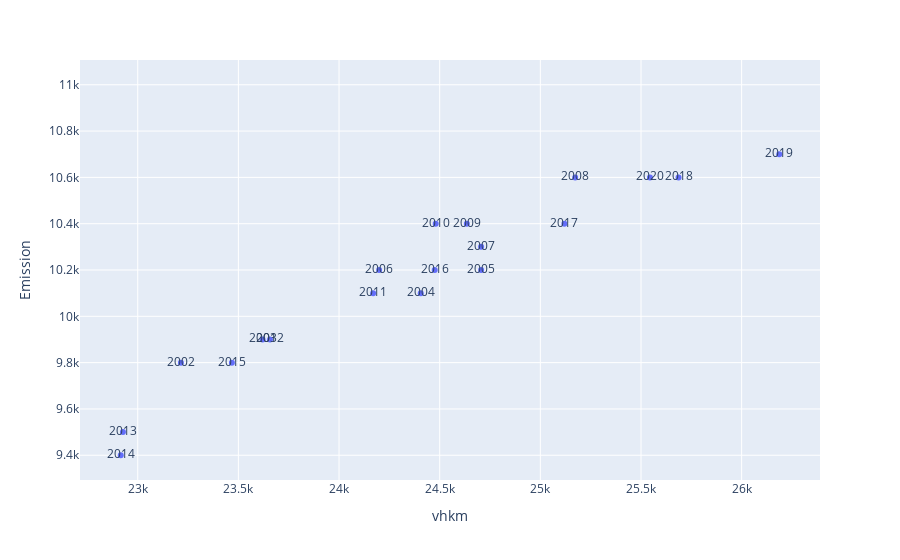

Notebook source saved alongside this figure:
### Code cell
car_data_PM10 = car_data[car_data["Emission Type"] == "Carbon dioxide (CO2)"]
car_data_PM10 = car_data_PM10[car_data_PM10["Year"] >= 2002]
# car_data_PM10 = car_data_PM10[car_data_PM10["Year"] <= 2020]

car_data_PM10_hm = car_data_PM10.corr(method="pearson")
sns.heatmap(car_data_PM10_hm, annot=True)

px.scatter(car_data_PM10, x="vhkm", y="Emission", text="Year")

### Figure 1 — Plotly figure (JSON) as saved in the notebook; plotly's stock layout.template omitted (floating-point values rounded to 4 significant figures)
{"data": [{"hovertemplate": "vhkm=%{x}<br>Emission=%{y}<br>Year=%{text}<extra></extra>", "legendgroup": "", "marker": {"color": "#636efa", "symbol": "circle"}, "mode": "markers+text", "name": "", "orientation": "v", "showlegend": false, "text": [2002, 2003, 2004, 2005, 2006, 2007, 2008, 2009, 2010, 2011, 2012, 2013, 2014, 2015, 2016, 2017, 2018, 2019, 2020, 2021], "type": "scatter", "x": [23210.0, 23620.0, 24410.0, 24710.0, 24200.0, 24710.0, 25173, 24630.0, 24480.0, 24170.0, 23660.0, 22930.0, 22920.0, 23470.0, 24480.0, 25120.0, 25690.0, 26190.0, 25540.0, null], "xaxis": "x", "y": [9800, 9900, 10100, 10200, 10200, 10300, 10600, 10400, 10400, 10100, 9900, 9500, 9400, 9800, 10200, 10400, 10600, 10700, 10600, 11000], "yaxis": "y"}], "layout": {"autosize": true, "legend": {"tracegroupgap": 0}, "margin": {"t": 60}, "xaxis": {"anchor": "y", "autorange": true, "domain": [0, 1], "range": [22710.0, 26390.0], "title": {"text": "vhkm"}, "type": "linear"}, "yaxis": {"anchor": "x", "autorange": true, "domain": [0, 1], "range": [9276.0, 11120.0], "title": {"text": "Emission"}, "type": "linear"}}}
